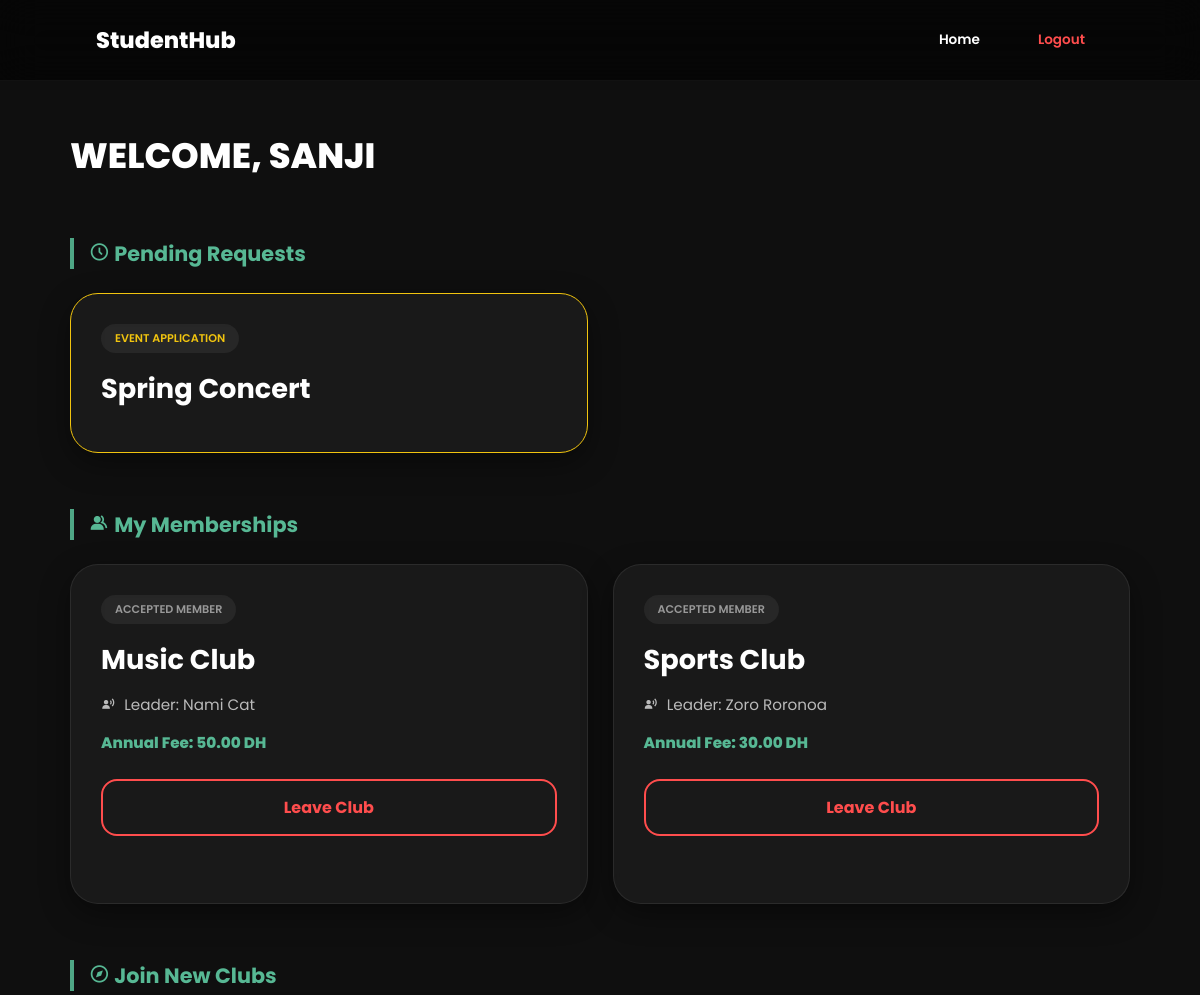
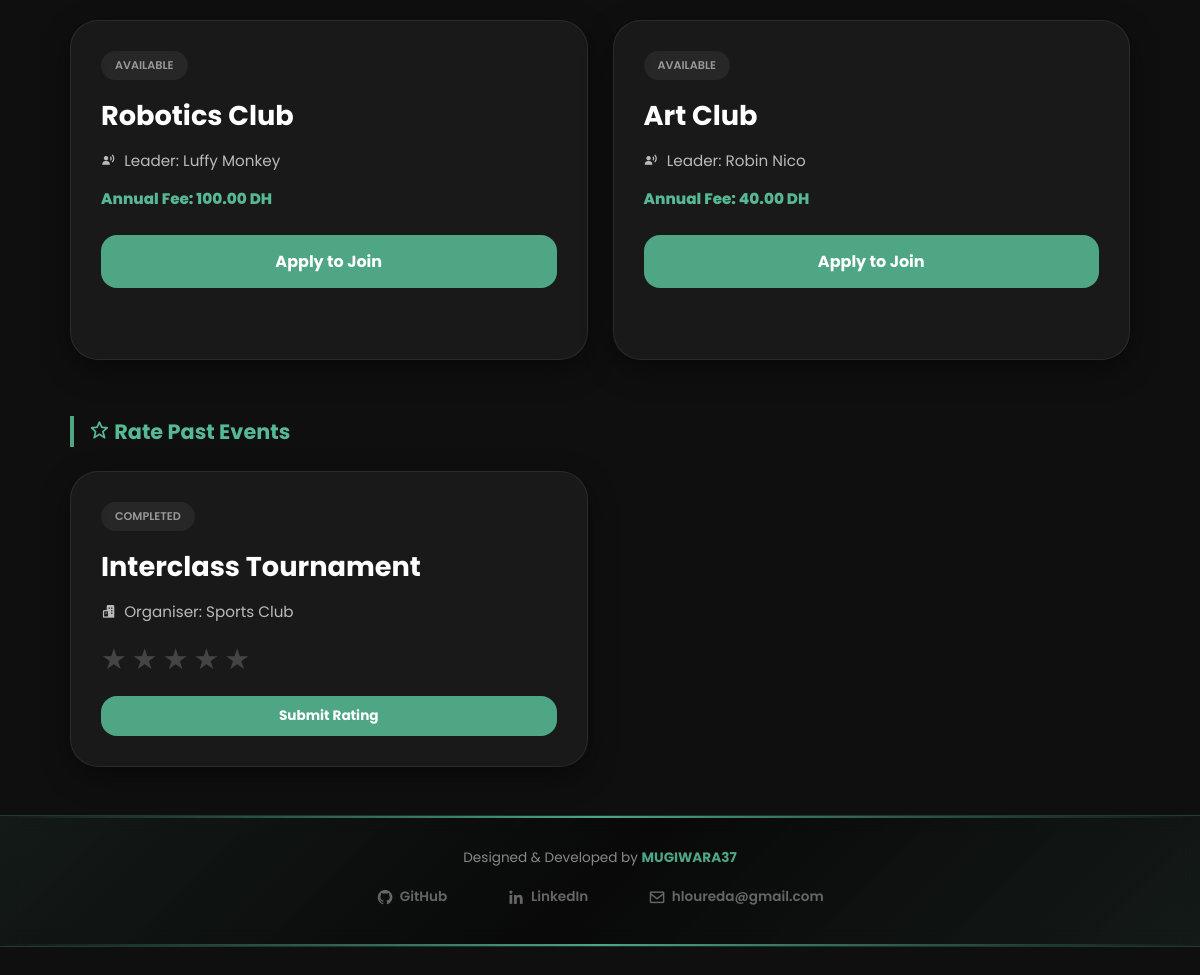
The page /pages/general/home.php (signed in) on the database its author committed (2 pictures, top to bottom).
### tables this page shows
CREATE TABLE EVENEMENT (
    event_id            INT           NOT NULL AUTO_INCREMENT,
    event_name          VARCHAR(255)  NOT NULL,
    event_type          VARCHAR(100),
    event_date_start    DATETIME      NOT NULL,
    event_date_end      DATETIME      NOT NULL,
    place               VARCHAR(255),
    participation_fees  DECIMAL(10,2) DEFAULT 0,
    event_budget        DECIMAL(12,2) DEFAULT 0,
    club_id             INT           NOT NULL,
    status              ENUM('pending','approved','PLANNED','OPEN','CLOSED','CANCELLED','POSTPONED','DONE','DRAFT','ARCHIVED') DEFAULT 'pending',
    PRIMARY KEY (event_id),
    KEY idx_event_club (club_id),
    CONSTRAINT fk_event_club
        FOREIGN KEY (club_id)
        REFERENCES CLUB(club_id)
        ON UPDATE CASCADE
        ON DELETE CASCADE,
    CONSTRAINT chk_event_dates CHECK (event_date_end >= event_date_start)
);

CREATE TABLE CLUB (
    club_id          INT           NOT NULL AUTO_INCREMENT,
    club_name        VARCHAR(255)  NOT NULL,
    descriptoin      TEXT,                      
    incs_fees        DECIMAL(10,2) DEFAULT 0,   
    id_admin_etudiant    VARCHAR(50)   NOT NULL,
    PRIMARY KEY (club_id),
    KEY idx_club_admin (id_admin_etudiant),
    CONSTRAINT fk_club_admin_etudiant
        FOREIGN KEY (id_admin_etudiant)
        REFERENCES ETUDIANT(etudiant_id)
        ON UPDATE CASCADE
        ON DELETE RESTRICT
);

CREATE TABLE ETUDIANT (
    etudiant_id   VARCHAR(50)  NOT NULL,
    fist_name     VARCHAR(50)  NOT NULL,    
    last_name     VARCHAR(50)  NOT NULL,
    privilege     VARCHAR(1)   NOT NULL,
    classe        VARCHAR(6)   NOT NULL,
    email         VARCHAR(150) NOT NULL,
    password      VARCHAR(150) NOT NULL,
    PRIMARY KEY (etudiant_id),
    UNIQUE KEY uq_etudiant_email (email)
);

### pages/general/home.php (the view, shortened to what this page needs)
<?php
require_once '../../includes/db.php';
$etudiant_id = $_SESSION['etudiant_id'];
$first_name = $_SESSION['first_name'] ?? 'User';
try {
    $stmt2 = $pdo->prepare("SELECT c.*, e.fist_name, e.last_name FROM CLUB c
                            JOIN ETUDIANT_CLUB ec ON c.club_id = ec.club_id
                            JOIN ETUDIANT e ON c.id_admin_etudiant = e.etudiant_id
                            WHERE ec.etudiant_id = ? AND ec.status = 'accepted'");
    $stmt2->execute([$etudiant_id]);
    $my_clubs = $stmt2->fetchAll();
    $stmt_r = $pdo->prepare("SELECT e.*, c.club_name, ee.student_rating
                             FROM EVENEMENT e
                             JOIN EVENEMENT_ETUDIANT ee ON e.event_id = ee.event_id
                             JOIN CLUB c ON e.club_id = c.club_id
                             WHERE ee.etudiant_id = ?
                             AND ee.status = 'accepted'
                             AND e.event_date_end < NOW()
                             AND (ee.student_rating IS NULL OR ee.student_rating = 0)");
    $stmt_r->execute([$etudiant_id]);
    $past_events = $stmt_r->fetchAll();
    $stmt_p1 = $pdo->prepare("SELECT c.club_name FROM CLUB c JOIN ETUDIANT_CLUB ec ON c.club_id = ec.club_id WHERE ec.etudiant_id = ? AND ec.status = 'pending'");
    $stmt_p1->execute([$etudiant_id]);
    $pending_clubs = $stmt_p1->fetchAll();
    $stmt_p2 = $pdo->prepare("SELECT e.event_name FROM EVENEMENT e JOIN EVENEMENT_ETUDIANT ee ON e.event_id = ee.event_id WHERE ee.etudiant_id = ? AND ee.status = 'pending'");
    $stmt_p2->execute([$etudiant_id]);
    $pending_events = $stmt_p2->fetchAll();
    $stmt4 = $pdo->prepare("SELECT c.*, e.fist_name, e.last_name FROM CLUB c
                            JOIN ETUDIANT e ON c.id_admin_etudiant = e.etudiant_id
                            WHERE c.club_id NOT IN (SELECT club_id FROM ETUDIANT_CLUB WHERE etudiant_id = ? AND status = 'accepted')");
    $stmt4->execute([$etudiant_id]);
    $other_clubs = $stmt4->fetchAll();
} catch (PDOException $e) { die("Database Error: " . $e->getMessage()); }
?>
<!DOCTYPE html>
<html lang="en">
<head>
    <link href="https://unpkg.com/boxicons@2.1.4/css/boxicons.min.css" rel="stylesheet">
    <link rel="stylesheet" href="home.css">
</head>
<body>
    <nav class="navbar">
        <div style="font-weight: 800; font-size: 1.4rem; color: #fff;">StudentHub</div>
        <div class="nav-links">
            <a href="home.php" class="nav-btn">Home</a>
            <a href="../../pages/auth/logout.php" class="nav-btn logout-btn" style="color:var(--danger);">Logout</a>
        </div>
    </nav>
    <div class="container">
        <h1 style="font-size: 2.2rem; margin-bottom: 30px; font-weight: 800;">WELCOME, <?php echo strtoupper(htmlspecialchars($first_name)); ?></h1>
        <?php if(!empty($pending_clubs) || !empty($pending_events)): ?>
        <h3 class="section-title"><i class='bx bx-time-five'></i> Pending Requests</h3>
        <div class="grid">
            <?php foreach($pending_events as $pe): ?>
                <div class="card" style="min-height:150px; border-color:var(--admin)">
                    <div class="badge" style="color:var(--admin)">Event Application</div>
                    <h2><?php echo htmlspecialchars($pe['event_name']); ?></h2>
                </div>
            <?php endforeach; ?>
        </div>
        <?php endif; ?>
        <h3 class="section-title"><i class='bx bxs-group'></i> My Memberships</h3>
        <div class="grid">
            <?php foreach($my_clubs as $club): ?>
                <div class="card">
                    <div class="card-content">
                        <div class="badge">Accepted Member</div>
                        <h2><?php echo htmlspecialchars($club['club_name']); ?></h2>
                        <div class="info-row"><i class='bx bxs-user-voice'></i> Leader: <?php echo htmlspecialchars($club['fist_name'] . " " . $club['last_name']); ?></div>
                        <div class="price-tag">Annual Fee: <?php echo (!empty($club['incs_fees']) && $club['incs_fees'] > 0) ? $club['incs_fees'] . " DH" : "Free"; ?></div>
                    </div>
                    <form method="POST" onsubmit="return confirm('Leave this club?')">
                        <button type="submit" name="leave_club" class="btn btn-unreg">Leave Club</button>
                    </form>
                </div>
            <?php endforeach; ?>
        </div>
        <h3 class="section-title"><i class='bx bx-compass'></i> Join New Clubs</h3>
        <div class="grid">
            <?php foreach($other_clubs as $club): ?>
                <div class="card">
                    <div class="card-content">
                        <div class="badge">Available</div>
                        <h2><?php echo htmlspecialchars($club['club_name']); ?></h2>
                        <div class="info-row"><i class='bx bxs-user-voice'></i> Leader: <?php echo htmlspecialchars($club['fist_name'] . " " . $club['last_name']); ?></div>
                        <div class="price-tag">Annual Fee: <?php echo ($club['incs_fees'] > 0) ? $club['incs_fees'] . " DH" : "Free"; ?></div>
                    </div>
                    <form method="POST">
                        <button type="submit" name="request_join_club" class="btn">Apply to Join</button>
                    </form>
                </div>
            <?php endforeach; ?>
        </div>
        <?php if(!empty($past_events)): ?>
        <h3 class="section-title"><i class='bx bx-star'></i> Rate Past Events</h3>
        <div class="grid">
            <?php foreach($past_events as $re): ?>
                <div class="card" style="min-height: 250px;">
                    <div class="card-content">
                        <div class="badge">Completed</div>
                        <h2><?php echo htmlspecialchars($re['event_name']); ?></h2>
                        <div class="info-row"><i class='bx bxs-buildings'></i> Organiser: <?php echo htmlspecialchars($re['club_name']); ?></div>
                        <form method="POST">
                            <div class="rating-wrapper">
                                <input type="radio" name="rating" value="5" id="r5_<?php echo $re['event_id']; ?>" required><label for="r5_<?php echo $re['event_id']; ?>"></label>
                                <input type="radio" name="rating" value="4" id="r4_<?php echo $re['event_id']; ?>"><label for="r4_<?php echo $re['event_id']; ?>"></label>
                                <input type="radio" name="rating" value="3" id="r3_<?php echo $re['event_id']; ?>"><label for="r3_<?php echo $re['event_id']; ?>"></label>
                                <input type="radio" name="rating" value="2" id="r2_<?php echo $re['event_id']; ?>"><label for="r2_<?php echo $re['event_id']; ?>"></label>
                                <input type="radio" name="rating" value="1" id="r1_<?php echo $re['event_id']; ?>"><label for="r1_<?php echo $re['event_id']; ?>"></label>
                            </div>
                            <button type="submit" name="submit_student_rating" class="btn" style="padding: 10px; margin-top: 15px; font-size: 0.85rem;">Submit Rating</button>
                        </form>
                    </div>
                </div>
                <?php endforeach; ?>
            </div>
            <?php endif; ?>
        </div>
        <footer class="footer">
            <p>Designed & Developed by <span>MUGIWARA37</span></p>
            <div class="footer-links">
                <a href="https://github.com/MUGIWARA37" target="_blank">
                    <i class='bx bxl-github'></i> GitHub
                </a>
                <a href="https://www.linkedin.com/in/rida-hlou-581b4a36a/" target="_blank">
                    <i class='bx bxl-linkedin'></i> LinkedIn
                </a>
                <a href="mailto:hloureda@gmail.com">
                    <i class='bx bx-envelope'></i> hloureda@gmail.com
                </a>
            </div>
        </footer>
</body>
</html>

### pages/general/home.css (style rules this page uses)
:root { --primary: #4EA685; --secondary: #57B894; --danger: #ff4d4d; --admin: #f1c40f; --glass: rgba(30, 30, 30, 0.7); --border: rgba(255, 255, 255, 0.08); }
* { margin: 0; padding: 0; box-sizing: border-box; font-family: 'Poppins', sans-serif; scroll-behavior: smooth; }
body { background: linear-gradient(rgba(0,0,0,0.94), rgba(0,0,0,0.94)), url('https://images.unsplash.com/photo-1542601906990-b4d3fb778b09?q=80&w=2013'); background-size: cover; background-attachment: fixed; color: #fff; min-height: 100vh; padding-bottom: 50px; }
.navbar { display: flex; justify-content: space-between; align-items: center; padding: 1.2rem 8%; background: rgba(0, 0, 0, 0.6); backdrop-filter: blur(20px); border-bottom: 1px solid rgba(255,255,255,0.05); position: sticky; top: 0; z-index: 1000; }
.nav-links { display: flex; align-items: center; gap: 20px; }
.nav-btn { text-decoration: none; color: #fff; padding: 10px 18px; border-radius: 12px; font-size: 0.85rem; font-weight: 600; transition: 0.3s; border: 1px solid transparent; }
.container { max-width: 1100px; margin: 3rem auto; padding: 0 20px; }
.section-title { margin: 3.5rem 0 1.5rem; font-size: 1.3rem; font-weight: 700; color: var(--secondary); border-left: 4px solid var(--primary); padding-left: 15px; }
.grid { display: grid; grid-template-columns: repeat(auto-fill, minmax(340px, 1fr)); gap: 25px; }
.card { background: var(--glass); backdrop-filter: blur(20px); border: 1px solid var(--border); border-radius: 28px; padding: 30px; transition: 0.4s; display: flex; flex-direction: column; min-height: 340px; box-shadow: 0 10px 30px rgba(0,0,0,0.4); }
.card h2 { font-size: 1.7rem; font-weight: 700; margin-bottom: 12px; }
.btn { background: var(--primary); color: white; border: none; padding: 14px; border-radius: 16px; cursor: pointer; font-weight: 700; width: 100%; transition: 0.3s; font-size: 1rem; margin-top: 25px; }
.btn-unreg { background: transparent; border: 2px solid var(--danger); color: var(--danger); }
.badge { background: rgba(255,255,255,0.06); color: #999; padding: 6px 14px; border-radius: 20px; font-size: 0.7rem; font-weight: 600; width: fit-content; margin-bottom: 15px; text-transform: uppercase; }
.info-row { display: flex; align-items: center; gap: 8px; margin-top: 10px; font-size: 0.95rem; opacity: 0.7; }
.price-tag { font-size: 0.95rem; color: var(--secondary); font-weight: 800; margin-top: 15px; }
.rating-wrapper { display: flex; flex-direction: row-reverse; justify-content: flex-end; gap: 5px; margin-top: 15px; }
.rating-wrapper label { cursor: pointer; font-size: 1.8rem; color: #444; }
.rating-wrapper label:before { content: '\2605'; }
.footer { text-align: center; padding: 2rem 3rem; margin-top: 3rem; background: linear-gradient(135deg, rgba(78,166,133,0.08) 0%, rgba(0,0,0,0.4) 50%, rgba(78,166,133,0.08) 100%); border-top: 1px solid rgba(78,166,133,0.25); border-bottom: 1px solid rgba(78,166,133,0.25); backdrop-filter: blur(10px); display: flex; flex-direction: column; align-items: center; justify-content: center; gap: 12px; position: relative; overflow: hidden; }
.footer::before { content: ""; position: absolute; top: 0; left: 0; right: 0; height: 2px; background: linear-gradient(90deg, transparent, var(--primary), transparent); }
.footer::after { content: ""; position: absolute; bottom: 0; left: 0; right: 0; height: 2px; background: linear-gradient(90deg, transparent, var(--primary), transparent); }
.footer p { color: #888; font-size: 0.85rem; margin: 0; }
.footer span { color: var(--primary); font-weight: 700; }
.footer-links { display: flex; justify-content: center; align-items: center; gap: 30px; }
.footer-links a { color: #666; text-decoration: none; display: flex; align-items: center; gap: 6px; font-size: 0.85rem; font-weight: 600; transition: 0.3s; padding: 6px 14px; border-radius: 20px; border: 1px solid transparent; }
.footer-links a i { font-size: 1.1rem; }

### rows shown on the page
evenement: event_name "Spring Concert"
club: club_name "Music Club", id_admin_etudiant.last_name "Nami Cat", incs_fees "50.00"
club: club_name "Sports Club", id_admin_etudiant.last_name "Zoro Roronoa", incs_fees "30.00"
club: club_name "Robotics Club", id_admin_etudiant.last_name "Luffy Monkey", incs_fees "100.00"
club: club_name "Art Club", id_admin_etudiant.last_name "Robin Nico", incs_fees "40.00"

### other values the page prints
$first_name "SANJI"
$re['event_name'] "Interclass Tournament"
$re['club_name'] "Sports Club"
